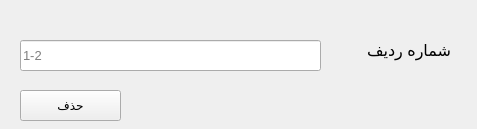
<?xml version="1.0" encoding="UTF-8"?>
<ui version="4.0">
 <class>Form</class>
 <widget class="QWidget" name="Form">
  <property name="geometry">
   <rect>
    <x>0</x>
    <y>0</y>
    <width>477</width>
    <height>129</height>
   </rect>
  </property>
  <property name="windowTitle">
   <string>حذف اطلاعات</string>
  </property>
  <property name="layoutDirection">
   <enum>Qt::RightToLeft</enum>
  </property>
  <widget class="QLabel" name="label">
   <property name="geometry">
    <rect>
     <x>330</x>
     <y>30</y>
     <width>121</width>
     <height>41</height>
    </rect>
   </property>
   <property name="font">
    <font>
     <pointsize>12</pointsize>
    </font>
   </property>
   <property name="text">
    <string>شماره ردیف</string>
   </property>
  </widget>
  <widget class="QLineEdit" name="txtRowNumber">
   <property name="geometry">
    <rect>
     <x>20</x>
     <y>40</y>
     <width>301</width>
     <height>31</height>
    </rect>
   </property>
   <property name="font">
    <font>
     <pointsize>10</pointsize>
    </font>
   </property>
   <property name="placeholderText">
    <string>1-2</string>
   </property>
  </widget>
  <widget class="QPushButton" name="btnOk">
   <property name="geometry">
    <rect>
     <x>20</x>
     <y>90</y>
     <width>101</width>
     <height>31</height>
    </rect>
   </property>
   <property name="text">
    <string>حذف</string>
   </property>
  </widget>
 </widget>
 <resources/>
 <connections/>
</ui>
